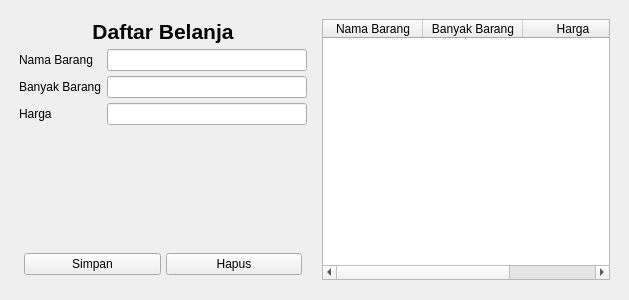
<?xml version="1.0" encoding="UTF-8"?>
<ui version="4.0">
 <class>Form</class>
 <widget class="QWidget" name="Form">
  <property name="geometry">
   <rect>
    <x>0</x>
    <y>0</y>
    <width>629</width>
    <height>300</height>
   </rect>
  </property>
  <property name="windowTitle">
   <string>Form</string>
  </property>
  <widget class="QWidget" name="horizontalLayoutWidget">
   <property name="geometry">
    <rect>
     <x>9</x>
     <y>9</y>
     <width>611</width>
     <height>281</height>
    </rect>
   </property>
   <layout class="QHBoxLayout" name="horizontalLayout">
    <property name="spacing">
     <number>5</number>
    </property>
    <property name="leftMargin">
     <number>5</number>
    </property>
    <property name="topMargin">
     <number>5</number>
    </property>
    <property name="rightMargin">
     <number>5</number>
    </property>
    <property name="bottomMargin">
     <number>5</number>
    </property>
    <item>
     <layout class="QVBoxLayout" name="verticalLayout">
      <property name="spacing">
       <number>5</number>
      </property>
      <property name="leftMargin">
       <number>5</number>
      </property>
      <property name="topMargin">
       <number>5</number>
      </property>
      <property name="rightMargin">
       <number>5</number>
      </property>
      <property name="bottomMargin">
       <number>5</number>
      </property>
      <item>
       <widget class="QLabel" name="label">
        <property name="font">
         <font>
          <pointsize>16</pointsize>
          <weight>75</weight>
          <bold>true</bold>
         </font>
        </property>
        <property name="text">
         <string>Daftar Belanja</string>
        </property>
        <property name="alignment">
         <set>Qt::AlignCenter</set>
        </property>
       </widget>
      </item>
      <item>
       <layout class="QFormLayout" name="formLayout">
        <item row="0" column="0">
         <widget class="QLabel" name="labelNamaBarang">
          <property name="text">
           <string>Nama Barang</string>
          </property>
          <property name="alignment">
           <set>Qt::AlignLeading|Qt::AlignLeft|Qt::AlignVCenter</set>
          </property>
         </widget>
        </item>
        <item row="0" column="1">
         <widget class="QLineEdit" name="lineEditNamaBarang"/>
        </item>
        <item row="1" column="0">
         <widget class="QLabel" name="labelBanyakBarang">
          <property name="text">
           <string>Banyak Barang</string>
          </property>
         </widget>
        </item>
        <item row="1" column="1">
         <widget class="QLineEdit" name="lineEditBanyakBarang"/>
        </item>
        <item row="2" column="0">
         <widget class="QLabel" name="labelHarga">
          <property name="text">
           <string>Harga</string>
          </property>
         </widget>
        </item>
        <item row="2" column="1">
         <widget class="QLineEdit" name="lineEditHarga"/>
        </item>
       </layout>
      </item>
      <item>
       <spacer name="verticalSpacer">
        <property name="orientation">
         <enum>Qt::Vertical</enum>
        </property>
        <property name="sizeHint" stdset="0">
         <size>
          <width>20</width>
          <height>40</height>
         </size>
        </property>
       </spacer>
      </item>
      <item>
       <layout class="QHBoxLayout" name="horizontalLayout_2">
        <property name="spacing">
         <number>5</number>
        </property>
        <property name="leftMargin">
         <number>5</number>
        </property>
        <property name="topMargin">
         <number>5</number>
        </property>
        <property name="rightMargin">
         <number>5</number>
        </property>
        <property name="bottomMargin">
         <number>5</number>
        </property>
        <item>
         <widget class="QPushButton" name="pushButtonSimpan">
          <property name="text">
           <string>Simpan</string>
          </property>
         </widget>
        </item>
        <item>
         <widget class="QPushButton" name="pushButtonHapus">
          <property name="text">
           <string>Hapus</string>
          </property>
         </widget>
        </item>
       </layout>
      </item>
     </layout>
    </item>
    <item>
     <layout class="QVBoxLayout" name="verticalLayout_2">
      <property name="spacing">
       <number>5</number>
      </property>
      <property name="leftMargin">
       <number>5</number>
      </property>
      <property name="topMargin">
       <number>5</number>
      </property>
      <property name="rightMargin">
       <number>5</number>
      </property>
      <property name="bottomMargin">
       <number>5</number>
      </property>
      <item>
       <widget class="QTableWidget" name="tableWidget">
        <column>
         <property name="text">
          <string>Nama Barang</string>
         </property>
        </column>
        <column>
         <property name="text">
          <string>Banyak Barang</string>
         </property>
        </column>
        <column>
         <property name="text">
          <string>Harga</string>
         </property>
        </column>
       </widget>
      </item>
     </layout>
    </item>
   </layout>
  </widget>
 </widget>
 <resources/>
 <connections>
  <connection>
   <sender>pushButtonHapus</sender>
   <signal>clicked()</signal>
   <receiver>tableWidget</receiver>
   <slot>clearContents()</slot>
   <hints>
    <hint type="sourcelabel">
     <x>233</x>
     <y>263</y>
    </hint>
    <hint type="destinationlabel">
     <x>465</x>
     <y>149</y>
    </hint>
   </hints>
  </connection>
 </connections>
</ui>
